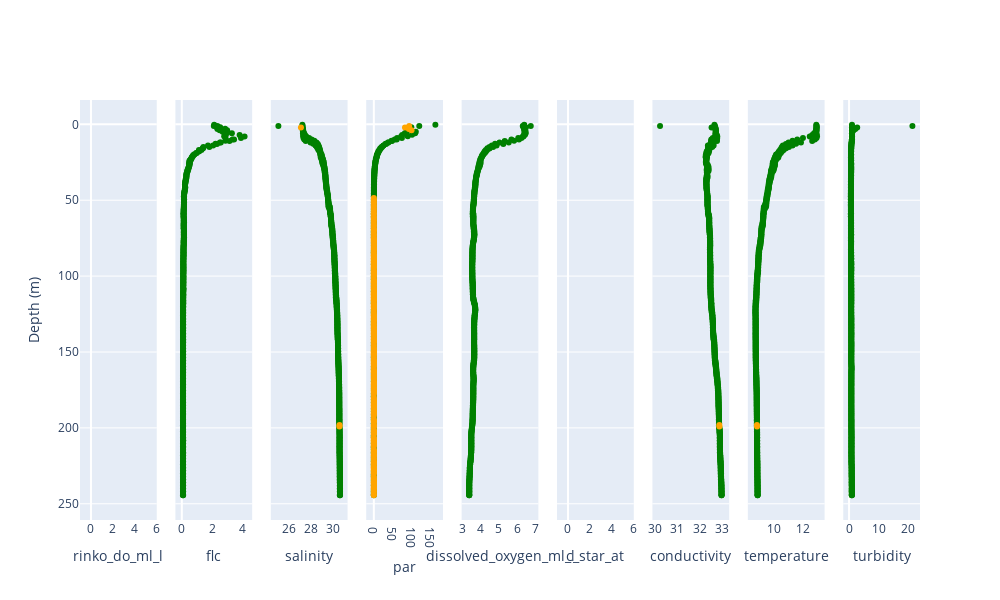

This figure's notebook cell:
### Markdown cell above
A new profile shown everytime you'll run the cell below.

### Code cell
# Iterate one Hakai ID at the time
id,df_temp = next(df_iter)

# Sort them by direction and depth
df_temp.sort_values(['direction_flag','depth'],inplace=True)
vars = list(variables_to_plot)
#vars = ['salinity','temperature']

#Create Subplots
fig = make_subplots(rows=1,cols=len(vars),
                    shared_yaxes=True)
kk=1
for var in vars:
    for flag,color in qartod_color.items():
        df_flag = df_temp[df_temp[var+'_qartod_flag']==flag]
        if len(df_flag):
            fig.add_trace(
            go.Scatter(x=df_flag[var],
                       y=df_flag['depth'],
                       mode='markers',
                       marker_color=color,# df_temp[var+'_qartod_flag'],
                       text=df_flag[var+'_flag_description']),
                row=1,col=kk)
            
    fig.update_xaxes(title_text=var, showgrid=False, row=1, col=kk)
    kk=kk+1
fig.update_yaxes(title_text="Depth (m)",row=1,col=1)
fig.update_yaxes(autorange="reversed")
fig.update_layout(height=600, width=1000,
                  showlegend=False)
print(id)
fig.show()

### Figure 1 — Plotly figure (JSON) as saved in the notebook; plotly's stock layout.template omitted (floating-point values rounded to 4 significant figures; data arrays with more than 128 entries replaced by an {"elided": "..."} marker saying what was removed)
{"data": [{"marker": {"color": "green"}, "mode": "markers", "text": {"elided": "495 str values"}, "type": "scatter", "x": {"elided": "495 null values"}, "xaxis": "x", "y": {"elided": "495 float values"}, "yaxis": "y"}, {"marker": {"color": "green"}, "mode": "markers", "text": {"elided": "495 str values"}, "type": "scatter", "x": {"elided": "495 float values"}, "xaxis": "x2", "y": {"elided": "495 float values"}, "yaxis": "y2"}, {"marker": {"color": "green"}, "mode": "markers", "text": {"elided": "492 str values"}, "type": "scatter", "x": {"elided": "492 float values"}, "xaxis": "x3", "y": {"elided": "492 float values"}, "yaxis": "y3"}, {"marker": {"color": "orange"}, "mode": "markers", "text": ["{'salinity_qartod_spike_test': 3, 'salinity_qartod_aggregate': 3, 'bottom_hit_flag': nan}", "{'sigma0_qartod_density_inversion_test': 3, 'bottom_hit_flag': nan}", "{'sigma0_qartod_density_inversion_test': 3, 'bottom_hit_flag': nan}"], "type": "scatter", "x": [27.11, 30.62, 30.62], "xaxis": "x3", "y": [2.021, 198.1, 199.1], "yaxis": "y3"}, {"marker": {"color": "green"}, "mode": "markers", "text": {"elided": "210 str values"}, "type": "scatter", "x": {"elided": "210 float values"}, "xaxis": "x4", "y": {"elided": "210 float values"}, "yaxis": "y4"}, {"marker": {"color": "orange"}, "mode": "markers", "text": {"elided": "285 str values"}, "type": "scatter", "x": {"elided": "285 float values"}, "xaxis": "x4", "y": {"elided": "285 float values"}, "yaxis": "y4"}, {"marker": {"color": "green"}, "mode": "markers", "text": {"elided": "495 str values"}, "type": "scatter", "x": {"elided": "495 float values"}, "xaxis": "x5", "y": {"elided": "495 float values"}, "yaxis": "y5"}, {"marker": {"color": "green"}, "mode": "markers", "text": {"elided": "495 str values"}, "type": "scatter", "x": {"elided": "495 null values"}, "xaxis": "x6", "y": {"elided": "495 float values"}, "yaxis": "y6"}, {"marker": {"color": "green"}, "mode": "markers", "text": {"elided": "493 str values"}, "type": "scatter", "x": {"elided": "493 float values"}, "xaxis": "x7", "y": {"elided": "493 float values"}, "yaxis": "y7"}, {"marker": {"color": "orange"}, "mode": "markers", "text": ["{'sigma0_qartod_density_inversion_test': 3, 'bottom_hit_flag': nan}", "{'sigma0_qartod_density_inversion_test': 3, 'bottom_hit_flag': nan}"], "type": "scatter", "x": [32.86, 32.86], "xaxis": "x7", "y": [198.1, 199.1], "yaxis": "y7"}, {"marker": {"color": "green"}, "mode": "markers", "text": {"elided": "493 str values"}, "type": "scatter", "x": {"elided": "493 float values"}, "xaxis": "x8", "y": {"elided": "493 float values"}, "yaxis": "y8"}, {"marker": {"color": "orange"}, "mode": "markers", "text": ["{'sigma0_qartod_density_inversion_test': 3, 'bottom_hit_flag': nan}", "{'sigma0_qartod_density_inversion_test': 3, 'bottom_hit_flag': nan}"], "type": "scatter", "x": [8.81, 8.817], "xaxis": "x8", "y": [198.1, 199.1], "yaxis": "y8"}, {"marker": {"color": "green"}, "mode": "markers", "text": {"elided": "495 str values"}, "type": "scatter", "x": {"elided": "495 float values"}, "xaxis": "x9", "y": {"elided": "495 float values"}, "yaxis": "y9"}], "layout": {"height": 600, "showlegend": false, "width": 1000, "xaxis": {"anchor": "y", "domain": [0, 0.09136], "showgrid": false, "title": {"text": "rinko_do_ml_l"}}, "xaxis2": {"anchor": "y2", "domain": [0.1136, 0.2049], "showgrid": false, "title": {"text": "flc"}}, "xaxis3": {"anchor": "y3", "domain": [0.2272, 0.3185], "showgrid": false, "title": {"text": "salinity"}}, "xaxis4": {"anchor": "y4", "domain": [0.3407, 0.4321], "showgrid": false, "title": {"text": "par"}}, "xaxis5": {"anchor": "y5", "domain": [0.4543, 0.5457], "showgrid": false, "title": {"text": "dissolved_oxygen_ml_l"}}, "xaxis6": {"anchor": "y6", "domain": [0.5679, 0.6593], "showgrid": false, "title": {"text": "c_star_at"}}, "xaxis7": {"anchor": "y7", "domain": [0.6815, 0.7728], "showgrid": false, "title": {"text": "conductivity"}}, "xaxis8": {"anchor": "y8", "domain": [0.7951, 0.8864], "showgrid": false, "title": {"text": "temperature"}}, "xaxis9": {"anchor": "y9", "domain": [0.9086, 1], "showgrid": false, "title": {"text": "turbidity"}}, "yaxis": {"anchor": "x", "autorange": "reversed", "domain": [0, 1], "title": {"text": "Depth (m)"}}, "yaxis2": {"anchor": "x2", "autorange": "reversed", "domain": [0, 1], "matches": "y", "showticklabels": false}, "yaxis3": {"anchor": "x3", "autorange": "reversed", "domain": [0, 1], "matches": "y", "showticklabels": false}, "yaxis4": {"anchor": "x4", "autorange": "reversed", "domain": [0, 1], "matches": "y", "showticklabels": false}, "yaxis5": {"anchor": "x5", "autorange": "reversed", "domain": [0, 1], "matches": "y", "showticklabels": false}, "yaxis6": {"anchor": "x6", "autorange": "reversed", "domain": [0, 1], "matches": "y", "showticklabels": false}, "yaxis7": {"anchor": "x7", "autorange": "reversed", "domain": [0, 1], "matches": "y", "showticklabels": false}, "yaxis8": {"anchor": "x8", "autorange": "reversed", "domain": [0, 1], "matches": "y", "showticklabels": false}, "yaxis9": {"anchor": "x9", "autorange": "reversed", "domain": [0, 1], "matches": "y", "showticklabels": false}}}
